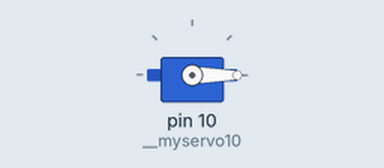
Simulated run of this sketch. Board: Arduino Uno, built with avr-gcc and run on an emulated ATmega328P. Shown: servo.

Above: at 0.05 s.
Timing chart, 0 to 4.6 s (numbered marks = the images above):
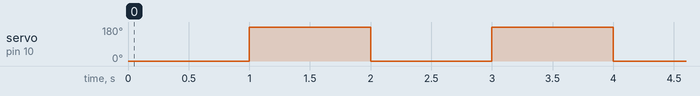

Measured:
- by itself, servo on pin 10 (__myservo10): alternates 180° for 1.0 s and 0° for 1.0 s

The sketch:

Grove_Analog_Servo.ino
```cpp
#include <Servo.h>

int val = 0;

Servo __myservo10;

void setup() {
    __myservo10.attach(10);
}

void loop() {
    __myservo10.write(0);
    delay(1000);
    __myservo10.write(180);
    delay(1000);
}
```
